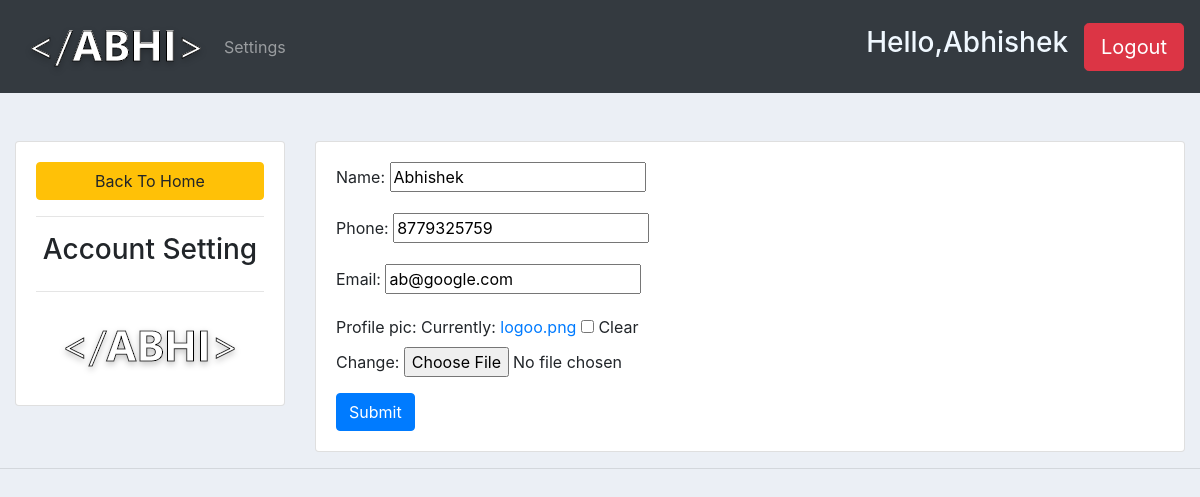
Screenshot of /settings/ (signed in) with the database file from the repository.
### accounts/models.py (models this page shows, shortened)
class Customer(models.Model):
    user = models.OneToOneField(User,null= True,blank=True, on_delete=models.CASCADE)
    name = models.CharField(max_length=50, null =True)
    phone = models.CharField(max_length=50, null =True)
    email = models.CharField(max_length=50, null =True)
    profile_pic = models.ImageField(default ="logoo.png",null=True,blank =True)
    date_created = models.DateTimeField(auto_now_add=True, null = True)

### accounts/decorators.py (the view)
        def wrapper_func(request,*args,**kwargs):
            group = None
            if request.user.groups.exists():
                group = request.user.groups.all()[0].name
            if group in allowed_roles:
                return view_func(request,*args,**kwargs)
            else:
                return HttpResponse("You are not authorized to access this page")

### accounts/forms.py
class CustomerForm(ModelForm):
    class Meta :
        model = Customer
        fields = '__all__'
        exclude = ['user']

### accounts/views.py (called while the page is built)
@login_required(login_url='login')
@allowed_users(allowed_roles=['customer'])
def setting(request):
    customer = request.user.customer
    form = CustomerForm(instance=customer)
    if request.method == "POST":
        form = CustomerForm(request.POST,request.FILES,instance=customer)
        if form.is_valid():
            form.save()
    context = {'form':form}
    return render(request,'accounts/settings.html',context)

### accounts/templates/accounts/settings.html (shortened to what this page needs)
{%  extends 'accounts/main.html' %}
{% block content %}
<div class="row mt-5">
    <div class="col-md-3">
        <div class="card card-body">
            <a class="btn btn-warning" href="#">Back To Home</a>
            <hr>
            <h3 class="text-center">
                Account Setting
            </h3>
            <hr>
            <img class ="profile_pic" src="{{request.user.customer.profile_pic.url}}" alt="ProfilePic">
        </div>
    </div>
    <div class="col-md-9">
        <div class="card card-body">
            <form action="" method="post" enctype="multipart/form-data">
                {{form.as_p}}
                <input class="btn btn-primary" type="submit" name="Update Information">
            </form>
        </div>
    </div>
</div>
{% endblock %}

### accounts/templates/accounts/navbar.html (shortened to what this page needs)
{% load static %}
<nav class="navbar navbar-expand-lg navbar-dark bg-dark">
  <img src="{% static 'img/logoo.png' %}" alt="Logo">
  <div class="collapse navbar-collapse" id="navbarNav">
    <ul class="navbar-nav">
      {% if request.user.is_staff %}
      <li class="nav-item active">
        <a class="nav-link" href="{% url 'home' %}">Dashboard</a>
      </li>
      <li class="nav-item">
        <a class="nav-link" href="{% url 'product' %}">Products</a>
      </li>
      {% else %}
      <li class="nav-item">
        <a class="nav-link" href="{% url 'settings' %}">Settings</a>
      </li>
      {% endif %}
    </ul>
  </div>
<div class="mr-2">
  <span><h3 style="color: aliceblue;" >Hello,{{request.user.first_name}} </h3></span>
    </div>
  <div class="ml-2">
    <span><a class="btn btn-lg btn-danger" href="{% url 'logout' %}">Logout</a></span>
  </div>
</nav>

### static/css/main.css (style rules this page uses)
body { background-color: #ebeff5; }

### accounts/templates/accounts/settings.html (style rules this page uses)
.profile_pic { max-width: 200px; max-height: 200px; margin: 0 auto; border-radius: 50%; }

### rows the page displays
Customer: name "Abhishek", phone "8779325759", email "ab@google.com"

### other values shown
{{ request.user.first_name }} "Abhishek"
